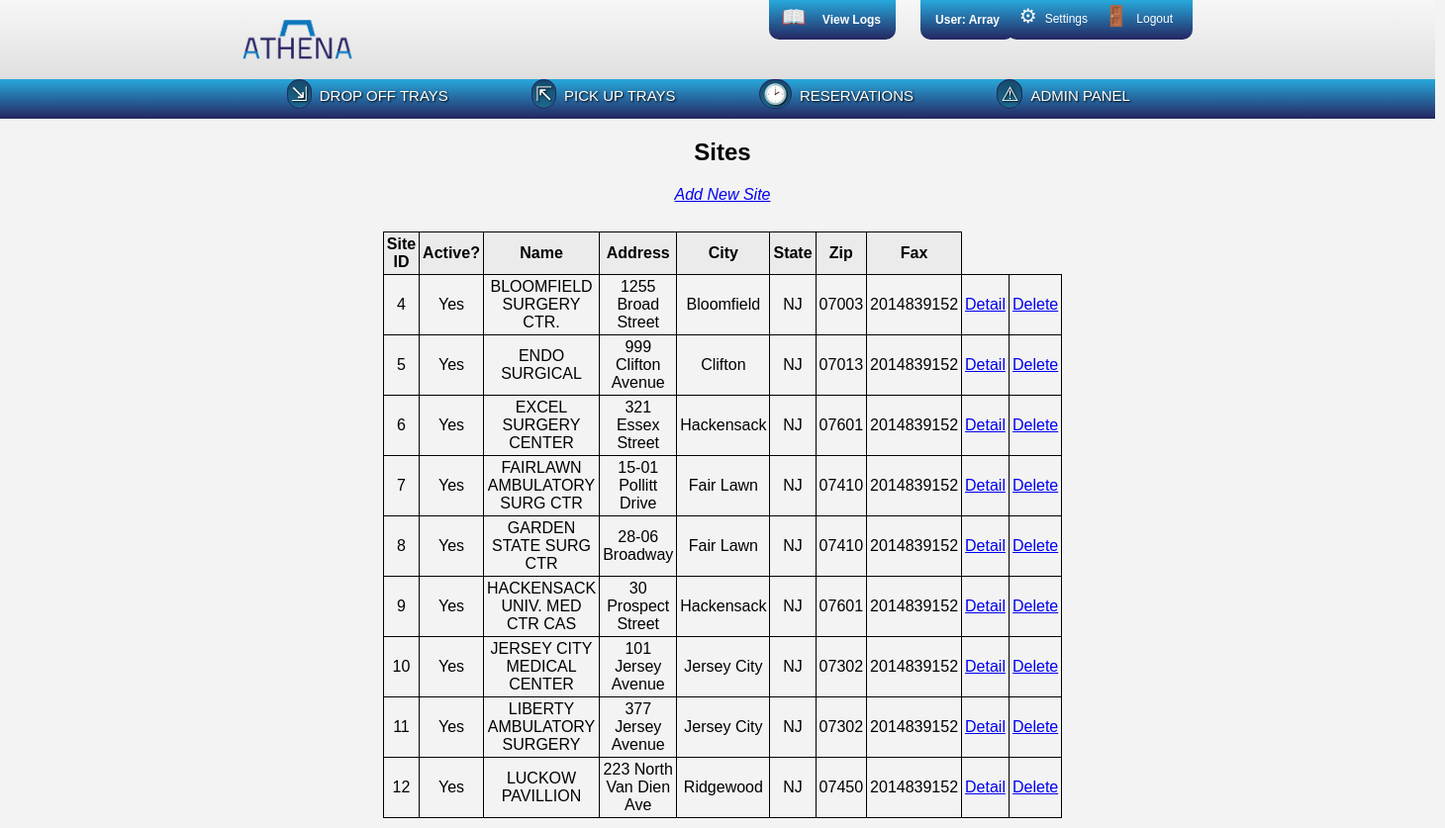
The app's page /www/sites/sites.php (signed in) with its own data.
### tables this page shows
create table if not exists sites 
( site_id   int(10)      not null auto_increment,
  active    int(1)       not null default '1',
  name      varchar(255) not null,
  address   varchar(255) not null,
  city      varchar(255) not null,
  state     varchar(2)   not null,
  zip       varchar(5)   not null,
  fax       varchar(10)  not null,
  unique index (name),
  primary key (site_id)
);

### www/utils/dbConnector.php (called while the page is built, shortened)
<?php
	class dbConnector implements dbConnectInfo {
		protected static $server = dbConnectInfo::HOST;
		protected static $db = dbConnectInfo::DBNAME;
		protected static $user = dbConnectInfo::USER;
		protected static $pass = dbConnectInfo::PW;
		public function doConnect() {
			$hookup = mysqli_connect(self::$server, self::$user, self::$pass, self::$db);
			return $hookup;
		}
	}
?>

### www/utils/dbWorker.php (called while the page is built, shortened)
<?php
	require_once("dbConnector.php");
	class dbWorker extends dbConnector {
		private $connection;
		public function __construct() {
			$this->connection = $this->doConnect();
		}
		public function query($sql) {
			return mysqli_query($this->connection, $sql);
		}
	}
?>

### www/sites/sites.php (the view, shortened to what this page needs)
<?php
	require_once "includes.php";
	$worker = new dbWorker();
	echo "<div class='adminTable'>";
	echo "<h2>Sites</h2>";
	echo "<em><a href='addNewSite.php'>Add New Site</a></em> <br/> <br/>";
	echo "<table>" .
	"<tr><th>Site ID</th><th>Active?</th><th>Name</th><th>Address</th><th>City</th><th>State</th><th>Zip</th><th>Fax</th></tr>";
	$sql = "SELECT * FROM sites";
	if($result = $worker->query($sql)) {
		while($row = mysqli_fetch_assoc($result)) {
			extract($row);
			echo "<tr>";
			echo "<td>$site_id</td>";
			if($active == 1) echo "<td>Yes</td>";
			else echo "<td>No</td>";
			echo "<td>$name</td>";
			echo "<td>$address</td>";
			echo "<td>$city</td>";
			echo "<td>$state</td>";
			echo "<td>$zip</td>";
			echo "<td>$fax</td>";
			echo "<td><a href='siteDetail.php?sid=$site_id'>Detail</a></td>";
			echo "<td><a href='deleteSite.php?sid=$site_id'>Delete</a></td></tr>";
		}
		echo "</table>";
		echo "</div>";
	} else {
		echo "Database Connection Error";
		$worker->closeConnection();
	}
?>

### www/styles.css (style rules this page uses)
* { background: none repeat scroll 0% 0% transparent; }
body { font-family: helvetica, sans-serif; margin: 0; background: #f3f3f3; overflow-x:hidden; }
.main table, .main th, .main td { margin-top: 10px; margin-bottom: 10px; padding: 3px; max-width: 400px; word-wrap: break-word; border-collapse: collapse; }
.adminTable th, .adminTable td { border: 1px solid black; margin-top: 10px; margin-bottom: 10px; padding: 3px; max-width: 400px; word-wrap: break-word; border-collapse: collapse; }
.adminTable th { background: #EBEBEB; max-width: 500px; }
.main table { width: 300px; margin-left: auto; margin-right: auto; }
.main div { margin-left: auto; margin-right: auto; }

### records on screen
sites: site_id "4", active "Yes", name "BLOOMFIELD SURGERY CTR.", address "1255 Broad Street", city "Bloomfield", state "NJ", zip "07003", fax "2014839152"
sites: site_id "5", active "Yes", name "ENDO SURGICAL", address "999 Clifton Avenue", city "Clifton", state "NJ", zip "07013", fax "2014839152"
sites: site_id "6", active "Yes", name "EXCEL SURGERY CENTER", address "321 Essex Street", city "Hackensack", state "NJ", zip "07601", fax "2014839152"
sites: site_id "7", active "Yes", name "FAIRLAWN AMBULATORY SURG CTR", address "15-01 Pollitt Drive", city "Fair Lawn", state "NJ", zip "07410", fax "2014839152"
sites: site_id "8", active "Yes", name "GARDEN STATE SURG CTR", address "28-06 Broadway", city "Fair Lawn", state "NJ", zip "07410", fax "2014839152"
sites: site_id "9", active "Yes", name "HACKENSACK UNIV. MED CTR CAS", address "30 Prospect Street", city "Hackensack", state "NJ", zip "07601", fax "2014839152"
sites: site_id "10", active "Yes", name "JERSEY CITY MEDICAL CENTER", address "101 Jersey Avenue", city "Jersey City", state "NJ", zip "07302", fax "2014839152"
sites: site_id "11", active "Yes", name "LIBERTY AMBULATORY SURGERY", address "377 Jersey Avenue", city "Jersey City", state "NJ", zip "07302", fax "2014839152"
sites: site_id "12", active "Yes", name "LUCKOW PAVILLION", address "223 North Van Dien Ave", city "Ridgewood", state "NJ", zip "07450", fax "2014839152"

### other values on screen
$userStr "Array"
